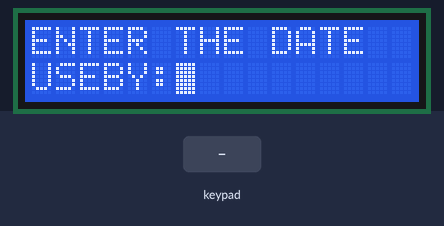
Recording of a sketch running on a simulated Arduino Mega 2560, built with avr-gcc and run on an emulated ATmega2560. Parts: 16×2 character LCD. Inputs (shaded band) come from the test bench. What the sketch prints to the serial monitor is not drawn.

Above: at 6.2 s.
6.3 s: keypad keys 2 2 2 4 2 6 2 8 A pressed 0.4 s apart
At 9.9 s:
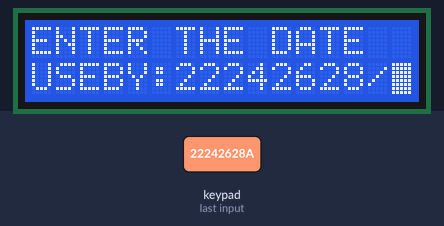
11.4 s: key 'A' pressed
At 12.6 s:
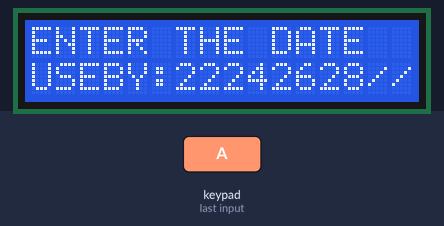
12.9 s: key 'R' pressed
At 13.9 s:
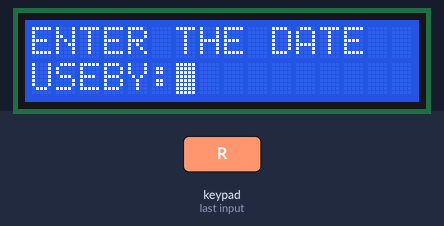
14.4 s: keypad keys 3 0 3 2 3 4 3 6 pressed 0.4 s apart
At 18.0 s:
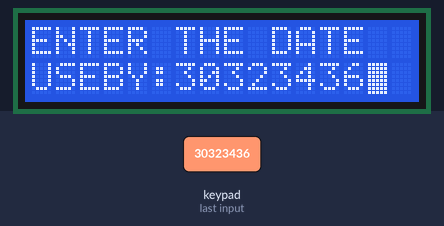
19.1 s: keypad keys 1 3 9 7 2 2 2 2 D pressed 0.4 s apart
At 19.9 s:
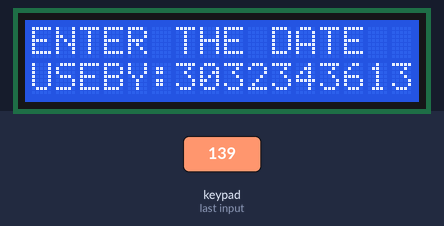
Timing chart, 0 to 22.1 s (numbered marks = the images above; inputs shaded):
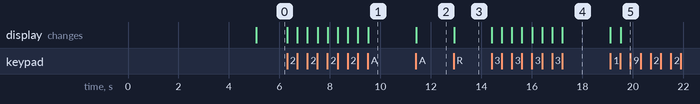

Measured:
- after the input at 6.3 s, the display: first changes at once (image 1 shows a later state)
- after the input at 11.4 s, the display: changes at once (image 2)
- after the input at 12.9 s, the display: changes at once (image 3)
- after the input at 14.4 s, the display: first changes at once (image 4 shows a later state)
- after the input at 19.1 s, the display: first changes at once (image 5 shows a later state)

The sketch:

keypadlcdinterface.ino
```cpp
/* @file CustomKeypad.pde
|| @version 1.0
|| @author Siva ganesh.V
|| @contact sivaganeshvbe@gmail.com
||
|| @description
|| | Demonstrates changing the keypad key values.
||
*/
#include <Keypad.h>
#include <LiquidCrystal.h>
// initialize the library with the numbers of the interface pins
LiquidCrystal lcd(8,9,10,11,12,13);
const byte ROWS = 4; //four rows
const byte COLS = 4; //four columns
//define the cymbols on the buttons of the keypads
char hexaKeys[ROWS][COLS] = {
  {'R','7','4','1'},
  {'0','8','5','2'},
  {'A','9','6','3'},
  {'E','D','U','L'}
};

byte rowPins[ROWS] = {22, 24, 26, 28}; //connect to the row pinouts of the keypad
byte colPins[COLS] = {30, 32, 34, 36}; //connect to the column pinouts of the keypad

//initialize an instance of class NewKeypad
Keypad customKeypad = Keypad( makeKeymap(hexaKeys), rowPins, colPins, ROWS, COLS);
int counter=0;
char printout[17]={'U','S','E','B','Y',':'};
void setup()
{
  Serial.begin(9600);
  // set up the LCD's number of columns and rows:
  lcd.begin(16, 2);
  lcd.print("BHAVANI DIGITALS");
  delay(5000);
  lcd.clear();
  lcd.print("ENTER THE DATE");
  lcd.setCursor(0,1);
  lcd.print("USEBY:");
  lcd.blink();
  counter=6;
}


void loop()
{
  while(counter<29)
  {
    char key = customKeypad.getKey();
    if(key)  // Check for a valid key.
  {
    switch (key)
    {
      case 'R':
      {
        lcd.clear();
        lcd.print("ENTER THE DATE");
        lcd.setCursor(0,1);
        lcd.print("USEBY:");
        lcd.blink();
        counter=6;
      }
      case 'L':
      {
        if (counter>6)
        {
        lcd.setCursor((counter-1),1);
        lcd.print(" ");
        lcd.setCursor((counter-1),1);
        counter=counter-1;
        }
        break;
      }
      case '7':
        {
        lcd.print("7");
        printout[counter]='7';
        counter=counter+1;
        break;
        }
      case '4':
        {
        lcd.print("4");
        printout[counter]='4';
        counter=counter+1;
        break;
        }
      case '1':
        {
        lcd.print("1");
        printout[counter]='1';
        counter=counter+1;
        break;
        }
      case '0':
        {
        lcd.print("0");
        printout[counter]='0';
        counter=counter+1;
        break;
        }
      case '8':
        {
        lcd.print("8");
        printout[counter]='8';
        counter=counter+1;
        break;
        }
      case '5':
        {
        lcd.print("5");
        printout[counter]='5';
        counter=counter+1;
        break;
        }
      case '2':
        {
        lcd.print("2");
        printout[counter]='2';
        counter=counter+1;
        break;
        }
      case 'A':
        {
        lcd.print("/");
        printout[counter]='/';
        counter=counter+1;
        break;
        }
      case '9':
       {
        lcd.print("9");
        printout[counter]='9';
        counter=counter+1;
        break;
        }
      case '6':
        {
        lcd.print("6");
        printout[counter]='7';
        counter=counter+1;
        break;
        }
      case '3':
        {
        lcd.print("3");
        printout[counter]='3';
        counter=counter+1;
        break;
        }
     // case 'D':
         // {
         // lcd.clear();
         // for(int i=0;i<counter;i++)
          //lcd.print(printout[i]);
         // break;
         // }

      default:
        Serial.println(key);
    }//switch
   }//if
  }//while
 }
```
